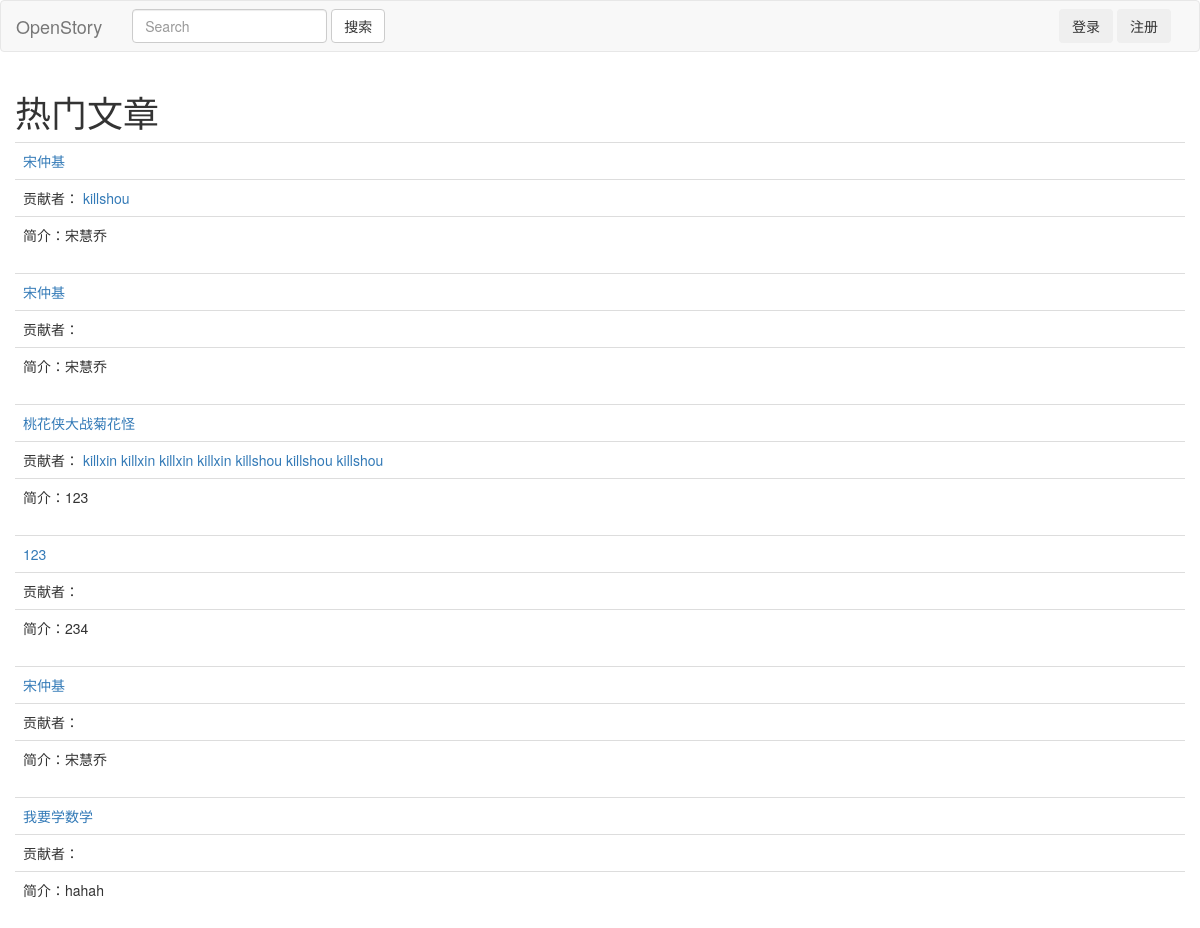
The page / on the database its author committed.
### story/models.py (models this page shows)
class Story(models.Model):
    title = models.TextField(default='')
    brief = models.TextField(default='')
    owner = models.ForeignKey(User,default=None)

class Chapter(models.Model):
    subtitle = models.TextField(default='')
    content = models.TextField(default='')
    story = models.ForeignKey(Story, default=None)
    writter = models.ForeignKey(User, default=None)

### author/views.py (the view)
# urls.py: url(r'^$', views.home_page, name="home"),
def home_page(request):
    stories = Story.objects.all()
    return render(request, 'home.html', { 'stories':stories, })

### author/templates/home.html
{% extends 'base.html' %}
{% block header %}<h1>热门文章</h1>{% endblock %}
{% block content %}
{% for story in stories %}
<table class='table'>
    <tr>
        <td><a href="{% url 'viewstory' story.id %}">{{ story.title }}</a></td>
    </tr>
    <tr>
        <td>贡献者： {% for chapter in story.chapter_set.all %}
            <a href="{% url 'author' chapter.writter.username %}">{{ chapter.writter.username }}</a> {% endfor %}
        </td>
    </tr>
    <tr>
        <td>简介：{{ story.brief }}</td>
    </tr>
</table>
{% endfor %}
{% endblock %}

### author/templates/base.html (shortened to what this page needs)
<!DOCTYPE html>
<html lang="en">
<head>
    <link href="/static/bootstrap/css/bootstrap.min.css" rel="stylesheet" media="screen">
    <link href="/static/base.css" rel="stylesheet" media="screen">
</head>
<body>
    {% include 'navbar.html' %}
    <div class="container">
        <div class="row">
            {% block header %}{% endblock %}
        </div>
        <div class="row">
            {% block content %}{% endblock %}
        </div>
    </div>
</body>
</html>

### author/templates/navbar.html (shortened to what this page needs)
<nav class="navbar navbar-default">
    <div class="navbar-header">
        <a class="navbar-brand" href="{% url 'home' %}">OpenStory</a>
    </div>
    <div>
        <form class="navbar-form navbar-left" method="POST" action="{% url 'search' %}">
            <input type="text" class="form-control" placeholder="Search" name="keyword">
            <button type="submit" class="btn btn-default">搜索</button>
        </form>
        <div class="navbar-right" style="margin-right:2em">
            {% if request.user.is_authenticated %}
            {% include 'newstory.html' %}
            <ul class="nav navbar-nav">
                <li class="navbar-text">{{ request.user.username }}</li>
                <li><a href='' data-toggle="modal" data-target="#newstory">创建故事</a></li>
                <li><a href="/{{ request.user.username }}">个人中心</a></li>
                <li><a href="{% url 'logout' %}">登出</a></li>
            </ul>
            {% else %}
            <button type="button" class="btn navbar-btn" data-toggle="modal" data-target="#login">登录</button>
            <button type="button" class="btn navbar-btn" data-toggle="modal" data-target="#signin">注册</button>
            {% endif %}
        </div>
    </div>
</nav>

### account/templates/login.html (shortened to what this page needs)
{% extends 'auth.html' %}

### account/templates/signin.html (shortened to what this page needs)
{% extends 'auth.html' %}

### rows shown on the page
Story: title "宋仲基", brief "宋慧乔"
Chapter: writter.username "killshou"
Story: title "宋仲基", brief "宋慧乔"
Story: title "桃花侠大战菊花怪", brief "123"
Chapter: writter.username "killxin"
Chapter: writter.username "killxin"
Chapter: writter.username "killxin"
Chapter: writter.username "killxin"
Chapter: writter.username "killshou"
Chapter: writter.username "killshou"
Chapter: writter.username "killshou"
Story: title "123", brief "234"
Story: title "宋仲基", brief "宋慧乔"
Story: title "我要学数学", brief "hahah"
